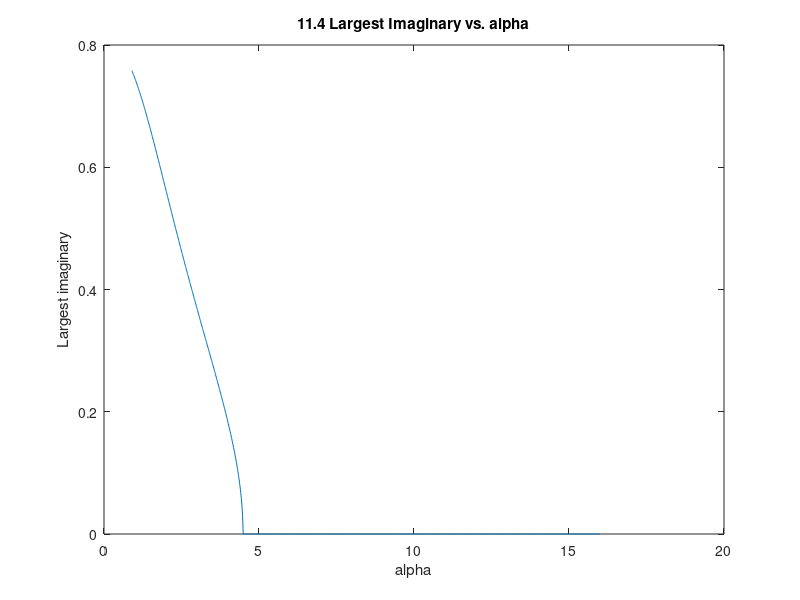

Source code (MATLAB): (Note: this script raises an error after producing the figure.)
%% MATLAB Assignment Problem 11.4 and 11.5

%% 4) Find smallest alpha so that all poles are real.
alphaList = 0.9:0.01:16;
rootsLargestImaginaryList = zeros(1, numel(alphaList));

for alpha = alphaList
    % Calculate roots
   myRoots = roots([1, 1+alpha, alpha, 1]);
   
   % Find largest imaginary component
   largestImaginary = 0;
   for i = 1:numel(myRoots)
       r = myRoots(i);
       imaginary = abs(imag(r));
       if imaginary > largestImaginary
          largestImaginary = imaginary; 
       end
   end
   
   % End loop if found all real poles
   if largestImaginary == 0
       bestAlpha = alpha;
       break;
   end
end

disp(sprintf('Smallest Alpha with all real poles: %f', bestAlpha));

% Plot largest imaginary vs. alpha
rootsLargestImaginaryList = zeros(1, numel(alphaList));
for j = 1:numel(alphaList)
    % Calculate roots
    alpha = alphaList(j);
    myRoots = roots([1, 1+alpha, alpha, 1]);
    
   % Find largest imaginary component
   largestImaginary = 0;
   for i = 1:numel(myRoots)
       r = myRoots(i);
       imaginary = abs(imag(r));
       if imaginary > largestImaginary
          largestImaginary = imaginary; 
       end
   end
   disp(largestImaginary);
   rootsLargestImaginaryList(j) = largestImaginary;
end

fig = figure;
plot(alphaList, rootsLargestImaginaryList);
title('11.4 Largest Imaginary vs. alpha');
xlabel('alpha');
ylabel('Largest imaginary');
uiwait(fig);

%% 4) Plot poles and zeros for selected alpha values 
alphaList = [1.0, 1.1, 0.9];
sys1 = getTransferFunction(alphaList(1));
sys2 = getTransferFunction(alphaList(2));
sys3 = getTransferFunction(alphaList(3));

fig = figure;
pzmap(sys1, 'r', sys2, 'g', sys3, 'b');
title('11.4 Pole Zero Plot');
legend(sprintf('alpha = %f', alphaList(1)), sprintf('alpha = %f', alphaList(2)), sprintf('alpha = %f', alphaList(3)))
uiwait(fig);

%% 5) Plot step responses for selected alpha values
alphaList = [1.0, 1.1, 0.9];
% sys1 = getTransferFunction(alphaList(1)) / alphaList(1);
% sys2 = getTransferFunction(alphaList(2)) / alphaList(2);
% sys3 = getTransferFunction(alphaList(3)) / alphaList(3);

sys1 = getTransferFunction(alphaList(1));
sys2 = getTransferFunction(alphaList(2));
sys3 = getTransferFunction(alphaList(3));
stepInfo1 = stepinfo(sys1);
stepInfo2 = stepinfo(sys2);
stepInfo3 = stepinfo(sys3);

[y1,t1]=step(sys1);
[y2,t2]=step(sys2);
[y3,t3]=step(sys3);

Ess1 = abs(1-y1(end));
Ess2 = abs(1-y2(end));
Ess3 = abs(1-y3(end));

fig = figure;
step(sys1, 'r.', sys2, 'g--', sys3, 'b*');
title('11.5 Step Response for different alpha');
uiwait(fig);

disp(sprintf('T_s: %f. PO: %f. Ess: %f', stepInfo1.SettlingTime, stepInfo1.Overshoot, Ess1));
disp(sprintf('T_s: %f. PO: %f. Ess: %f', stepInfo2.SettlingTime, stepInfo2.Overshoot, Ess2));
disp(sprintf('T_s: %f. PO: %f. Ess: %f', stepInfo3.SettlingTime, stepInfo3.Overshoot, Ess3));

function transferFunction = getTransferFunction(alpha)
    num = [1, alpha];
    den = [1, 1+alpha, alpha, 1];
    transferFunction = tf(num, den);
end
